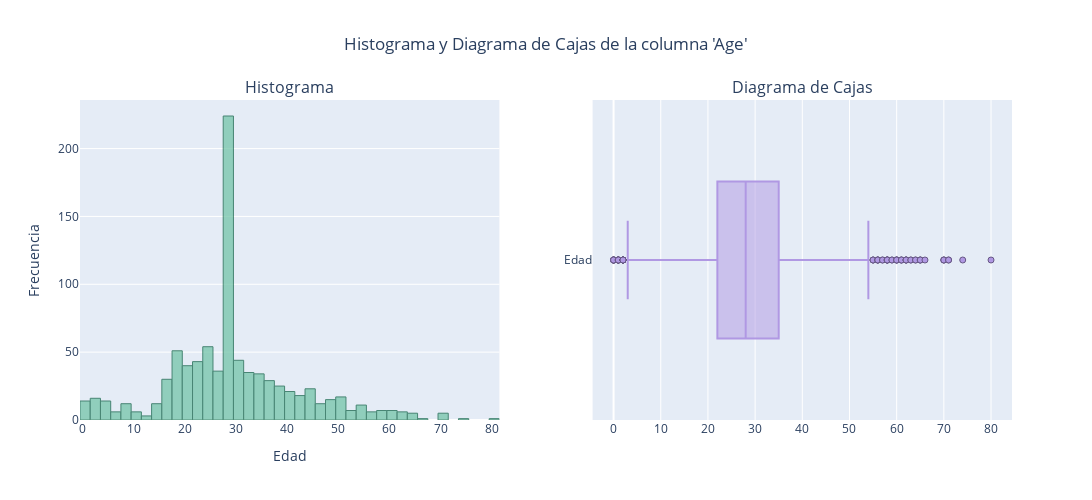

Notebook code for this chart:
### Markdown cell above
La variable ``Age`` también tiene una desviación alta. Vamos a graficarla para ver si hay algún valor atípico:

### Code cell
fig = make_subplots(rows=1, cols=2, subplot_titles=("Histograma", "Diagrama de Cajas"))
fig.add_trace(
    go.Histogram(x = df["Age"], opacity=0.75, showlegend=False,
                 marker=dict(color='#73C4A8', line=dict(color='#136348', width=1))), row=1, col=1)
fig.add_trace(
    go.Box(x = df["Age"], name = 'Edad', showlegend=False, opacity=None, marker=dict(color='#B098E3', line=dict(color='#665784', width=1))), row=1, col=2)

fig.update_layout(xaxis_title="Edad", yaxis_title="Frecuencia", height=500, width=1500, title_text="Histograma y Diagrama de Cajas de la columna 'Age'", title_x=0.5)
fig.update_xaxes(dtick=10)
fig.show()

### Figure 1 — Plotly figure (JSON) as saved in the notebook; plotly's stock layout.template omitted (floating-point values rounded to 4 significant figures; data arrays with more than 128 entries replaced by an {"elided": "..."} marker saying what was removed)
{"data": [{"marker": {"color": "#73C4A8", "line": {"color": "#136348", "width": 1}}, "opacity": 0.75, "showlegend": false, "type": "histogram", "x": {"elided": "891 int values"}, "xaxis": "x", "yaxis": "y"}, {"marker": {"color": "#B098E3", "line": {"color": "#665784", "width": 1}}, "name": "Edad", "showlegend": false, "type": "box", "x": {"elided": "891 int values"}, "xaxis": "x2", "yaxis": "y2"}], "layout": {"annotations": [{"font": {"size": 16}, "showarrow": false, "text": "Histograma", "x": 0.225, "xanchor": "center", "xref": "paper", "y": 1, "yanchor": "bottom", "yref": "paper"}, {"font": {"size": 16}, "showarrow": false, "text": "Diagrama de Cajas", "x": 0.775, "xanchor": "center", "xref": "paper", "y": 1, "yanchor": "bottom", "yref": "paper"}], "height": 500, "title": {"text": "Histograma y Diagrama de Cajas de la columna 'Age'", "x": 0.5}, "width": 1500, "xaxis": {"anchor": "y", "domain": [0, 0.45], "dtick": 10, "title": {"text": "Edad"}}, "xaxis2": {"anchor": "y2", "domain": [0.55, 1], "dtick": 10}, "yaxis": {"anchor": "x", "domain": [0, 1], "title": {"text": "Frecuencia"}}, "yaxis2": {"anchor": "x2", "domain": [0, 1]}}}
